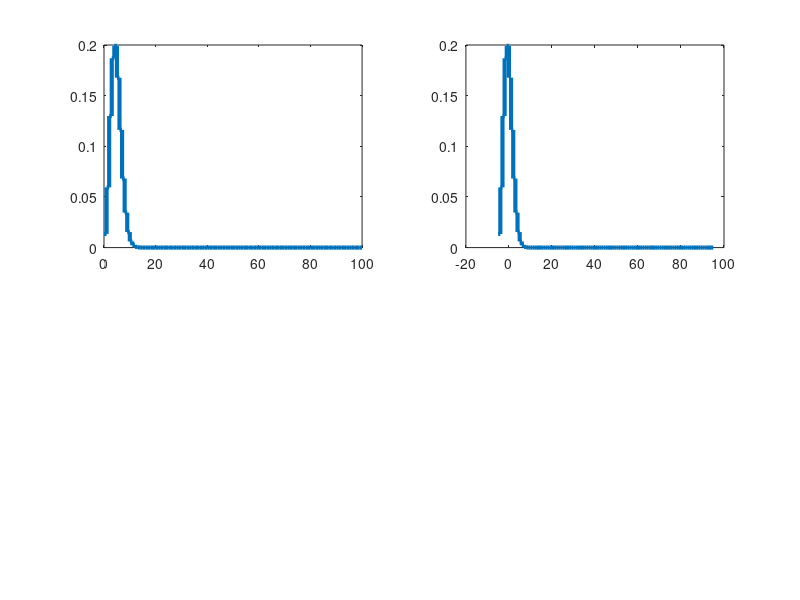

This figure's MATLAB source:
clc;
clear;
% A little statistics 
% 1B 
% I set mean at 0 while standard deviation as 1, probability result match z-table
p1= normcdf(0.5,0,1);
p2= normcdf(2.3,0,1);
p3= normcdf(3.1,0,1);
% 1C 
% inverse probability match x values 1, 2 and 5 and nevatige x value.
sg1= norminv(0.84134) ;
sg2= norminv(0.97725) ;
sg5 = norminv(0.9999997) ;
sgnega= norminv(0.25);
% 1D 
% In standard normal distribution since we set mean at 0,
% if probability is less than 0.5 the sigma would return as negative.
% 2A
% Exponential distribution
x = linspace(0,30,1000);
expD = makedist("Exponential",'mu',1.2);
% 2B
subplot(1,2,2)
plot(x,pdf(expD,x),"LineWidth",4);
set(gca,'YScale','log')
title('Exponential distribution with Yscale');
subplot(1,2,1)
plot(x,pdf(expD,x),"LineWidth",4);
% 3A
% My hypothetical measurement is x=5.
% 3B
% What is the probability of finding signal (x>5) from the background?
% 3C
% probablity = 1 - integral(expD, -Inf, 5)
% 3D
pb = 1 - cdf(expD, 6);   %if it should be 5？
% 3E
sigma = norminv(1 - pb);
% 4
% probability of signal x>2 in background and coorespond sigma
pb_2 = 1 - cdf(expD, 2);
sigma_2 = norminv(1 - pb_2);
% probability of signal x>4
pb_4 = 1 - cdf(expD, 4);
sigma_4 = norminv(1 - pb_4);
% probability of signal x>8
pb_8 = 1 - cdf(expD, 8);
sigma_8 = norminv(1 - pb_8);
% The sigma of exponential distribution have anti corelationship with
% probability
% Non-continuous distributions
% Binominal distribution
% 1B 
x = 0:50;
%Number of trials set to 34 Probability of success as 0.7
bin = makedist("Binomial",'N',34, 'p',0.7); 
 %should start a new figure
subplot(2,2,1)
stairs(x,pdf(bin,x),"LineWidth",3);
subplot(2,2,2)
stairs(x-5,pdf(bin,x),"LineWidth",3);
x = 0:100;
%Number of trials set to 69 Probability of success as 0.05
bin = makedist("Binomial",'N',84, 'p',0.05); 
subplot(2,2,1) %here should be 2,2,3
stairs(x,pdf(bin,x),"LineWidth",3);
subplot(2,2,2) %here should be 2,2,4
stairs(x-5,pdf(bin,x),"LineWidth",3);
% 1C
% What is the probability of finding signal between x=3 and x=5 in
% background of 1B
pb = cdf(bin, 5) - cdf(bin, 3);
% probability here is 0.3669
% 1D
% Discrete dataset is often collected in experimental physics, sigma
% and probabilities are discrete thus these variables 
% are estimate of real number.
% 1E
% mean or expectation of a Binominal distribution is probability-weighted 
% average of all its possible values. This probability-weight process works
% for both continuous and discrete.
% I think the random variables are continuously changing.  %I don't understand what continuously cganging is. If you zoom your
                                                           %graph, it's stairs shape, the variable x should not be continuous

